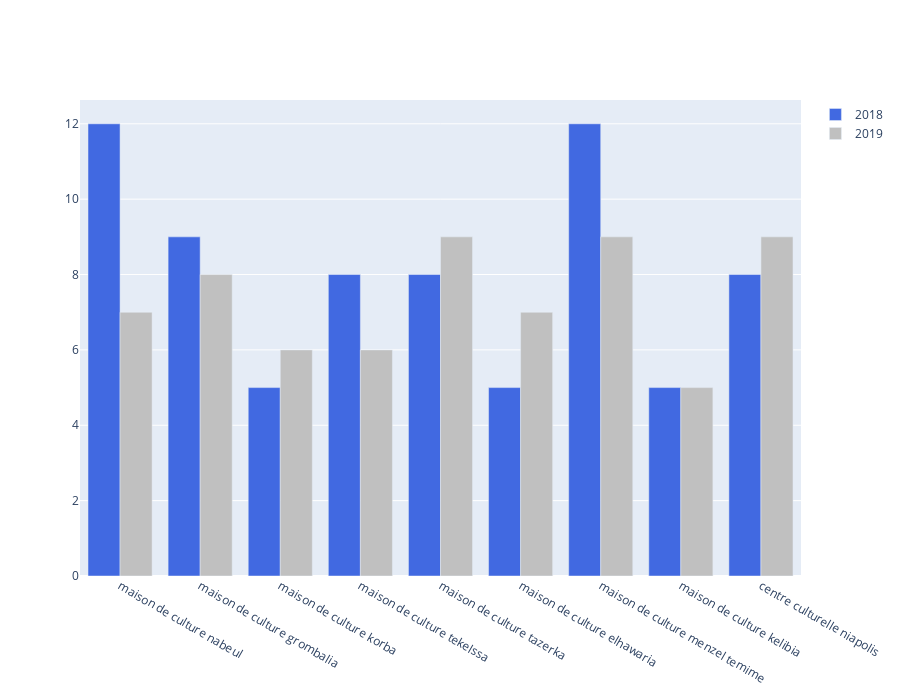

Notebook code cell kept with this figure:
### Code cell
df11=pd.read_csv('donnes-annuels-sur-les-nombres-d-adherent-des-clubs--nabeul-2018-2019.csv')

fig1 = go.Figure(data=[
    go.Bar( name='2018',x=df11['Nom_maison _culture'], y=df11['Nbr_clubs_2018'],marker_color='royalblue'),
    go.Bar(name='2019',x=df11['Nom_maison _culture'], y=df11['Nbr_clubs_2019'],marker_color='Silver'),
])

fig1.update_layout(barmode='group')
nbre_MC_an_Nabeul = fig1.update_layout(title_text="" ,height =700)
nbre_MC_an_Nabeul.show()

### Figure 1 — Plotly figure (JSON) as saved in the notebook; plotly's stock layout.template omitted (floating-point values rounded to 4 significant figures)
{"data": [{"marker": {"color": "royalblue"}, "name": "2018", "type": "bar", "x": ["maison de culture nabeul", "maison de culture grombalia ", "maison de culture korba ", "maison de culture tekelssa ", "maison de culture tazerka ", "maison de culture elhawaria ", "maison de culture menzel temime ", "maison de culture kelibia ", "centre culturelle niapolis "], "y": [12, 9, 5, 8, 8, 5, 12, 5, 8]}, {"marker": {"color": "Silver"}, "name": "2019", "type": "bar", "x": ["maison de culture nabeul", "maison de culture grombalia ", "maison de culture korba ", "maison de culture tekelssa ", "maison de culture tazerka ", "maison de culture elhawaria ", "maison de culture menzel temime ", "maison de culture kelibia ", "centre culturelle niapolis "], "y": [7, 8, 6, 6, 9, 7, 9, 5, 9]}], "layout": {"barmode": "group", "height": 700, "title": {"text": ""}}}
